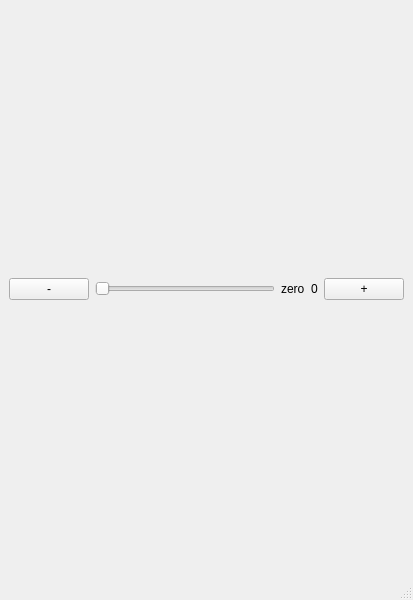
<?xml version="1.0" encoding="UTF-8"?>
<ui version="4.0">
 <class>MainWindow</class>
 <widget class="QMainWindow" name="MainWindow">
  <property name="geometry">
   <rect>
    <x>0</x>
    <y>0</y>
    <width>413</width>
    <height>600</height>
   </rect>
  </property>
  <property name="windowTitle">
   <string>MainWindow</string>
  </property>
  <widget class="QWidget" name="centralwidget">
   <layout class="QHBoxLayout" name="horizontalLayout">
    <item>
     <widget class="QPushButton" name="minusButton">
      <property name="text">
       <string>-</string>
      </property>
     </widget>
    </item>
    <item>
     <widget class="QSlider" name="slider">
      <property name="maximum">
       <number>10</number>
      </property>
      <property name="orientation">
       <enum>Qt::Orientation::Horizontal</enum>
      </property>
     </widget>
    </item>
    <item>
     <widget class="QLabel" name="wordLabel">
      <property name="text">
       <string>zero</string>
      </property>
     </widget>
    </item>
    <item>
     <widget class="QLabel" name="numberLabel">
      <property name="text">
       <string>0</string>
      </property>
     </widget>
    </item>
    <item>
     <widget class="QPushButton" name="plusButton">
      <property name="text">
       <string>+</string>
      </property>
     </widget>
    </item>
   </layout>
  </widget>
  <widget class="QMenuBar" name="menubar">
   <property name="geometry">
    <rect>
     <x>0</x>
     <y>0</y>
     <width>413</width>
     <height>34</height>
    </rect>
   </property>
  </widget>
  <widget class="QStatusBar" name="statusbar"/>
 </widget>
 <resources/>
 <connections/>
</ui>
